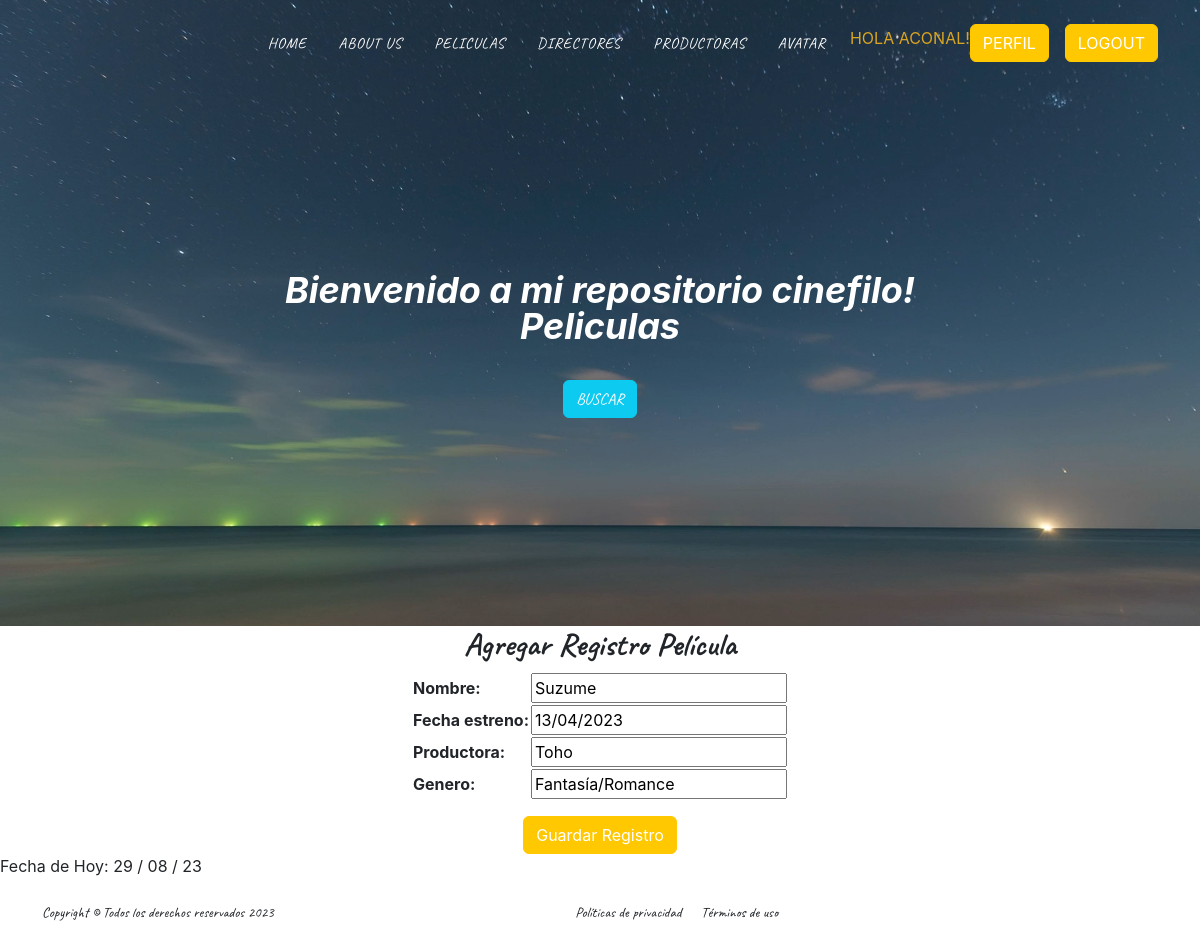
The page /update_pelicula/5/ (signed in) on the database its author committed.
### app/models.py (models this page shows, shortened)
class cpelicula(models.Model):
    nombre=models.CharField(max_length=50)
    fecha_estreno= models.DateField()
    productora = models.CharField(max_length=50)
    genero = models.CharField(max_length=60)
    class Meta:
        verbose_name ="pelicula"
        verbose_name_plural = "Peliculas"
        ordering = ['nombre']

### app/views.py (the view)
# urls.py: path('update_pelicula/<int:pk>/', peliculaUpdate.as_view(), name="update_pelicula" ),
class peliculaUpdate(LoginRequiredMixin, UpdateView):
    model = cpelicula
    fields = ['nombre', 'fecha_estreno', 'productora','genero']
    success_url = reverse_lazy('pelicula')

### app/templates/app/cpelicula_form.html (shortened to what this page needs)
{% extends 'app/base.html' %}
{% load static %}
{% block titulo %}Peliculas{% endblock titulo %}
{% block contenido %}
<center>
    <h2>Agregar Registro Película</h2>
    <form action="" method="POST">
        <table>
            {{ form.as_table }}
        </table><p></p>
        <button type="submit" class="btn btn-primary">Guardar Registro</button>
    </form>
</center>
  {{ titulo | capfirst }}  Fecha de Hoy: {% now "d / m / y"    %}
 {% endblock contenido %}

### app/templates/app/base.html (shortened to what this page needs)
<!DOCTYPE html>
<html lang="en">
    <head>
        {% load static %}
        <link href="{% static 'app/css/styles.css'  %}" rel="stylesheet" />
        <link rel="stylesheet" href="https://cdnjs.cloudflare.com/ajax/libs/font-awesome/6.4.0/css/all.min.css">
    </head>
    <body id="page-top">
        <nav class="navbar navbar-expand-lg navbar-dark fixed-top" id="mainNav">
            <div class="container">
                <div class="collapse navbar-collapse" id="navbarResponsive">
                    <ul class="navbar-nav text-uppercase ms-auto py-4 py-lg-0">
                        <li class="nav-item"><a class="nav-link" href="{% url 'home' %}">Home</a></li>
                        <li class="nav-item"><a class="nav-link" href="{% url 'about' %}">About us</a></li>
                        {%  if user.is_authenticated %}
                            <li class="nav-item"><a class="nav-link" href="{% url 'pelicula' %}">Peliculas</a></li>
                            <li class="nav-item"><a class="nav-link" href="{% url 'director' %}">Directores</a></li>
                            <li class="nav-item"><a class="nav-link" href="{% url 'productoras' %}">Productoras</a></li>
                            <li class="nav-item"><a class="nav-link" href="{% url 'agregar_avatar' %}">Avatar</a></li>
                            <p style="color:goldenrod">Hola {{user.username}}!</p>
                            <li class="nav-item"><a class="btn btn-primary" href="{% url 'edita_perfil' %}">Perfil</a></li>
                            <li class="nav-item"><a class="btn btn-primary" href="{% url 'logout' %}">Logout</a></li>
                        {% else %}
                            <li class="nav-item"><a class="btn btn-info" href="{% url 'registrar' %}">Sign Up</a></li>
                            <li class="nav-item"><a class="btn btn-info" href="{% url 'login' %}">Login</a></li>
                        {%  endif  %}
                    </ul>
               </div>
           </div>
        </nav>
             <header class="masthead">
                <div class="container">
                    <h2>
                         <div class="masthead-subheading">Bienvenido a mi repositorio cinefilo! <br>
                            {% block titulo %}
                            {% endblock titulo %}
                         </div>
                            <a class="btn btn-info text-uppercase" href="{% url 'buscar' %}">Buscar</a>
                   </h2>
                </div>
        </header>
        {% block contenido %}
        {% endblock contenido %}
        {% block piepagina %}
                <footer class="footer py-4">
                    <div class="container">
                        <div class="row align-items-center">
                            <div class="col-lg-4 text-lg-start">Copyright &copy; Todos los derechos reservados 2023</div>
                            <div class="col-lg-4 text-lg-end">
                                <a class="link-dark text-decoration-none me-3" href="#!">Políticas de privacidad</a>
                                <a class="link-dark text-decoration-none" href="#!">Términos de uso</a>
                            </div>
                        </div>
                    </div>
                </footer>
        {% endblock piepagina %}
    </body>
</html>

### rows shown on the page
cpelicula: nombre "Suzume", fecha_estreno "13/04/2023", productora "Toho", genero "Fantasía/Romance"

### other values the page prints
{{ user.username }} "ACONAL"
